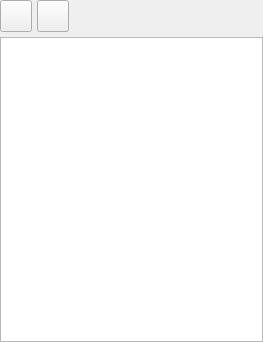
<?xml version="1.0" encoding="UTF-8"?>
<ui version="4.0">
 <class>correctorbase</class>
 <widget class="QWidget" name="correctorbase">
  <property name="geometry">
   <rect>
    <x>0</x>
    <y>0</y>
    <width>263</width>
    <height>342</height>
   </rect>
  </property>
  <property name="windowTitle">
   <string>Corrector</string>
  </property>
  <layout class="QVBoxLayout">
   <property name="spacing">
    <number>5</number>
   </property>
   <property name="margin">
    <number>0</number>
   </property>
   <item>
    <layout class="QHBoxLayout">
     <property name="spacing">
      <number>5</number>
     </property>
     <property name="margin">
      <number>0</number>
     </property>
     <item>
      <widget class="QToolButton" name="mui_corregir">
       <property name="minimumSize">
        <size>
         <width>32</width>
         <height>32</height>
        </size>
       </property>
       <property name="maximumSize">
        <size>
         <width>32</width>
         <height>32</height>
        </size>
       </property>
       <property name="toolTip">
        <string>Corregir</string>
       </property>
       <property name="whatsThis">
        <string>Corregir</string>
       </property>
       <property name="text">
        <string/>
       </property>
       <property name="icon">
        <iconset resource="../../../bulmages.qrc">
         <normaloff>:/BulmaCont32x32/images/png/i_ok.png</normaloff>:/BulmaCont32x32/images/png/i_ok.png</iconset>
       </property>
       <property name="iconSize">
        <size>
         <width>22</width>
         <height>22</height>
        </size>
       </property>
      </widget>
     </item>
     <item>
      <widget class="QToolButton" name="mui_configurar">
       <property name="minimumSize">
        <size>
         <width>32</width>
         <height>32</height>
        </size>
       </property>
       <property name="maximumSize">
        <size>
         <width>32</width>
         <height>32</height>
        </size>
       </property>
       <property name="toolTip">
        <string>Configurar</string>
       </property>
       <property name="whatsThis">
        <string>Configurar</string>
       </property>
       <property name="text">
        <string/>
       </property>
       <property name="icon">
        <iconset resource="../../../bulmages.qrc">
         <normaloff>:/Images/document-properties.png</normaloff>:/Images/document-properties.png</iconset>
       </property>
       <property name="iconSize">
        <size>
         <width>22</width>
         <height>22</height>
        </size>
       </property>
      </widget>
     </item>
     <item>
      <spacer>
       <property name="orientation">
        <enum>Qt::Horizontal</enum>
       </property>
       <property name="sizeType">
        <enum>QSizePolicy::Expanding</enum>
       </property>
       <property name="sizeHint" stdset="0">
        <size>
         <width>61</width>
         <height>21</height>
        </size>
       </property>
      </spacer>
     </item>
    </layout>
   </item>
   <item>
    <widget class="QTextBrowser" name="mui_browser">
     <property name="openLinks">
      <bool>false</bool>
     </property>
    </widget>
   </item>
  </layout>
 </widget>
 <resources>
  <include location="../../../bulmages.qrc"/>
 </resources>
 <connections/>
</ui>
